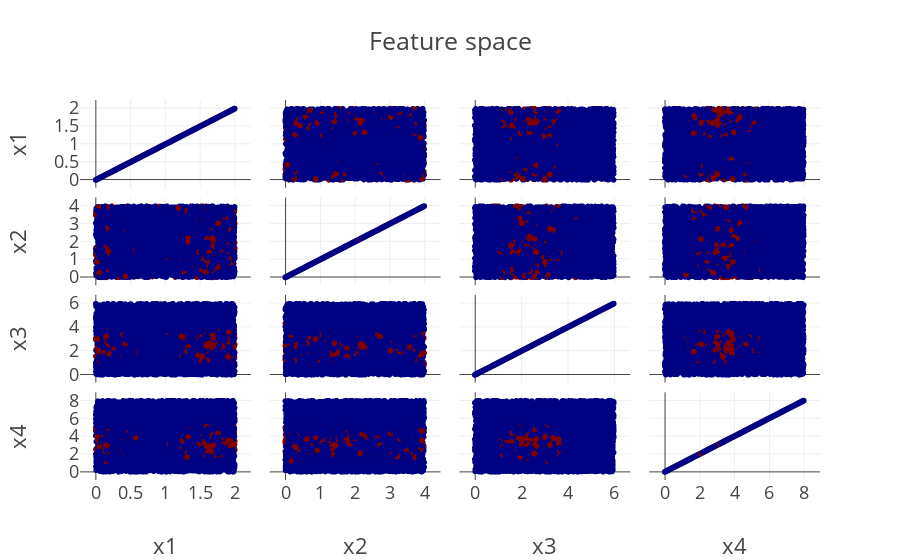

The notebook cell saved with this chart:
### Markdown cell above
### Feature space
The graph below shows a uniform distribution of points from the input space

### Code cell
ndf, dl, dc, ndr = pg.fast_non_dominated_sorting(y.values)
X_ndf = X.copy()
X_ndf['ndf'] = 0
X_ndf.loc[ndf[0],['ndf']] = 1
px.scatter_matrix(X_ndf, template="presentation" , dimensions=list(X.columns), color='ndf', color_continuous_scale='Jet', title="Feature space").update_layout(coloraxis_showscale=False)

### Figure 1 — Plotly figure (JSON) as saved in the notebook; plotly's stock layout.template omitted (floating-point values rounded to 4 significant figures; data arrays with more than 128 entries replaced by an {"elided": "..."} marker saying what was removed)
{"data": [{"dimensions": [{"axis": {"matches": true}, "label": "x1", "values": {"elided": "5000 float values"}}, {"axis": {"matches": true}, "label": "x2", "values": {"elided": "5000 float values"}}, {"axis": {"matches": true}, "label": "x3", "values": {"elided": "5000 float values"}}, {"axis": {"matches": true}, "label": "x4", "values": {"elided": "5000 float values"}}], "hoverlabel": {"namelength": 0}, "hovertemplate": "%{xaxis.title.text}=%{x}<br>%{yaxis.title.text}=%{y}<br>ndf=%{marker.color}", "legendgroup": "", "marker": {"color": {"elided": "5000 int values"}, "coloraxis": "coloraxis", "symbol": "circle"}, "name": "", "showlegend": false, "type": "splom"}], "layout": {"autosize": true, "coloraxis": {"colorbar": {"title": {"text": "ndf"}}, "colorscale": [[0, "rgb(0,0,131)"], [0.2, "rgb(0,60,170)"], [0.4, "rgb(5,255,255)"], [0.6, "rgb(255,255,0)"], [0.8, "rgb(250,0,0)"], [1, "rgb(128,0,0)"]], "showscale": false}, "dragmode": "select", "legend": {"tracegroupgap": 0}, "title": {"text": "Feature space"}, "xaxis": {"autorange": true, "range": [-0.2154, 2.215], "type": "linear"}, "xaxis2": {"autorange": true, "range": [-0.4306, 4.429], "type": "linear"}, "xaxis3": {"autorange": true, "range": [-0.6431, 6.646], "type": "linear"}, "xaxis4": {"autorange": true, "range": [-0.8604, 8.861], "type": "linear"}, "yaxis": {"autorange": true, "range": [-0.2154, 2.215], "type": "linear"}, "yaxis2": {"autorange": true, "range": [-0.4306, 4.429], "type": "linear"}, "yaxis3": {"autorange": true, "range": [-0.6431, 6.646], "type": "linear"}, "yaxis4": {"autorange": true, "range": [-0.8604, 8.861], "type": "linear"}}}
